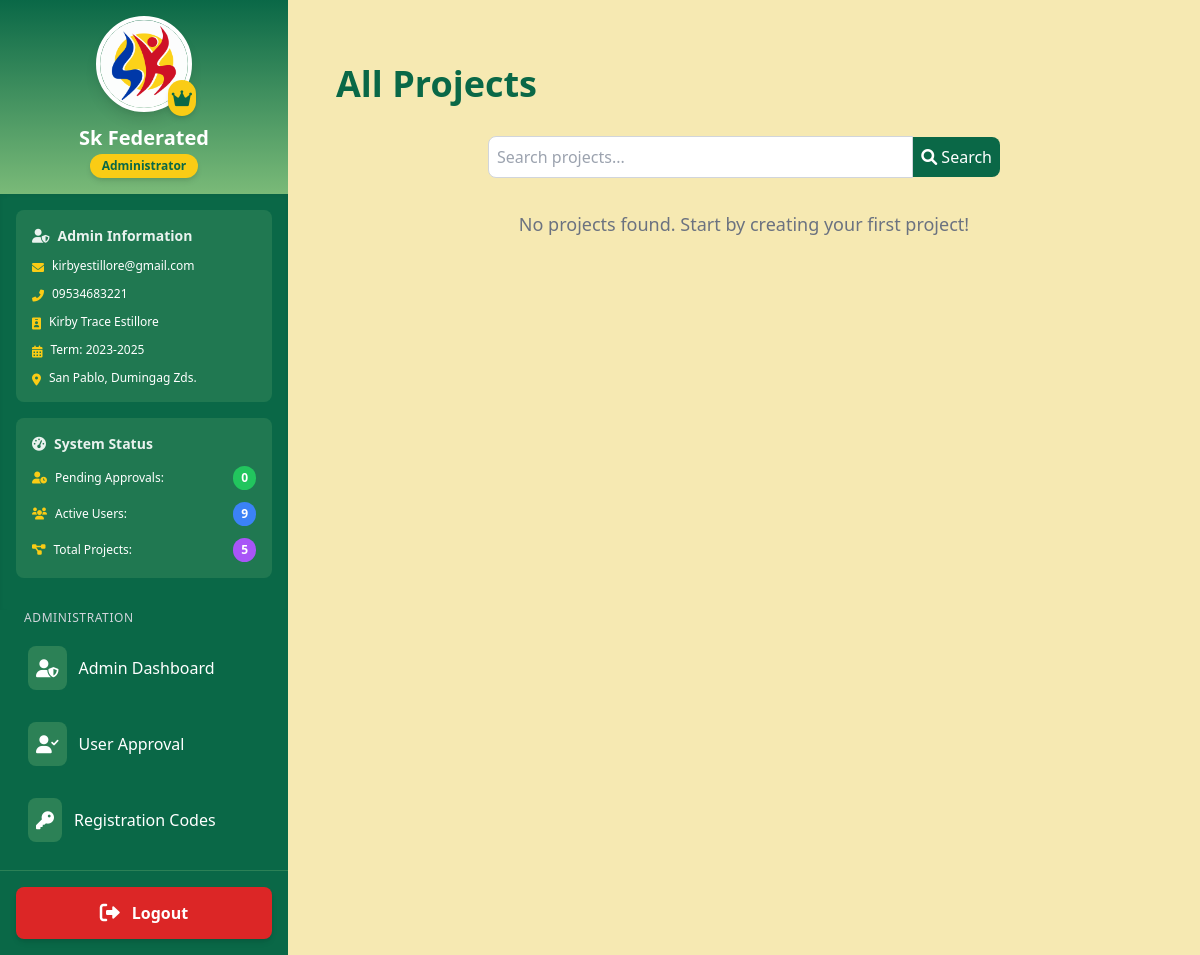
Screenshot of /projects/ (signed in) with the database file from the repository.
### sk_project/models.py (models this page shows, shortened)
class User(AbstractUser):
    is_chairman = models.BooleanField(default=False)
    profile_picture = models.ImageField(upload_to='profile_pics/', default='profile_pics/default_avatar.png', blank=True)
    logo = models.ImageField(upload_to='logos/', null=True)
    address = models.TextField(blank=True, null=True)
    contact_number = models.CharField(max_length=15, blank=True, null=True)
    date_of_birth = models.DateField(null=True)
    GENDER_CHOICES = [
        ('male', 'Male'),
        ('female', 'Female'),
        ('other', 'Other')
    ]
    gender = models.CharField(max_length=10, choices=GENDER_CHOICES, null=True)
    term_of_office = models.CharField(max_length=20, null=True, help_text='Term of office (e.g., 2023-2026)')
    is_approved = models.BooleanField(default=False, help_text='Designates whether this user has been approved by an admin.')
    groups = models.ManyToManyField(
        Group,
        verbose_name=_('groups'),
        blank=True,
        help_text=_(
            'The groups this user belongs to. A user will get all permissions '
            'granted to each of their groups.'
        ),
        related_name='sk_user_set',
        related_query_name='sk_user',
    )
    user_permissions = models.ManyToManyField(
        Permission,
        verbose_name=_('user permissions'),
        blank=True,
        help_text=_('Specific permissions for this user.'),
        related_name='sk_user_set',
        related_query_name='sk_user',
    )

### sk_project/views.py (the view)
# urls.py: path('projects/', views.all_projects, name='all_projects'),
def all_projects(request):
    search_query = request.GET.get('search', '')
    projects = Project.objects.filter(chairman=request.user).annotate(
    total_expenses=models.Sum('expenses__amount')
)
    if search_query:
        projects = projects.filter(
            Q(name__icontains=search_query) |
            Q(description__icontains=search_query)
        )
    context = {
        'projects': projects,
        'search_query': search_query,
    }
    return render(request, 'all_projects.html', context)

### sk_project/context_processors.py (called while the page is built)
def user_info(request):
    context = {}
    if request.user.is_authenticated:
        context['user_address'] = request.user.address
        context['user_contact_number'] = request.user.contact_number
        context['user_term_of_office'] = request.user.term_of_office
        print(f"Context processor - User: {request.user.username}, Address: {request.user.address}")
        if request.user.is_superuser:
            context['pending_approvals_count'] = User.objects.filter(is_approved=False, is_superuser=False).count()
            context['active_users_count'] = User.objects.filter(is_approved=True, is_superuser=False).count()
            context['all_projects'] = Project.objects.all()
        else:
            context['all_projects'] = Project.objects.filter(chairman=request.user)
    return context

### templates/all_projects.html (shortened to what this page needs)
{% extends 'base.html' %}
{% load humanize %}
{% block content %}
    <div class="container mx-auto px-4 py-8">
        <h1 class="text-4xl font-bold text-tertiary mb-8 animate-fade-in">All Projects</h1>
        <form method="GET" action="{% url 'all_projects' %}" class="mb-8">
            <div class="flex items-center max-w-lg mx-auto">
                <input type="text" name="search" placeholder="Search projects..." value="{{ request.GET.search }}" class="flex-grow p-2 border border-gray-300 rounded-l-lg focus:outline-none focus:ring-2 focus:ring-tertiary">
                <button type="submit" class="bg-tertiary text-white p-2 rounded-r-lg hover:bg-quaternary transition duration-300">
                    <i class="fas fa-search"></i> Search
                </button>
            </div>
        </form>
        <div class="grid grid-cols-1 md:grid-cols-2 lg:grid-cols-3 gap-8">
            {% for project in projects %}
                <div class="bg-white rounded-lg shadow-lg overflow-hidden transition-all duration-300 hover:shadow-xl hover:-translate-y-1 animate-fade-in" style="animation-delay: {{ forloop.counter|add:1|stringformat:'d'}}00ms;">
                    <div class="bg-tertiary text-white p-4">
                        <h2 class="text-xl font-semibold">{{ project.name }}</h2>
                    </div>
                    <div class="p-6">
                        <p class="text-gray-600 mb-4">{{ project.description|truncatechars:100 }}</p>
                        <div class="grid grid-cols-2 gap-4 text-sm mb-4">
                            <div>
                                <p class="font-semibold text-tertiary"><i class="fas fa-money-bill-wave mr-2"></i>Budget</p>
                                <p>₱{{ project.budget|intcomma }}</p>
                            </div>
                            <div>
                                <p class="font-semibold text-tertiary"><i class="fas fa-receipt mr-2"></i>Expenses</p>
                                <p>₱{{ project.total_expenses|intcomma }}</p>
                            </div>
                            <div>
                                <p class="font-semibold text-tertiary"><i class="fas fa-calendar-alt mr-2"></i>Start Date</p>
                                <p>{{ project.start_date }}</p>
                            </div>
                            <div>
                                <p class="font-semibold text-tertiary"><i class="fas fa-flag-checkered mr-2"></i>End Date</p>
                                <p>{{ project.end_date }}</p>
                            </div>
                        </div>
                        <div class="flex justify-between items-center mt-4">
                            <a href="{% url 'project_detail' project.id %}" class="bg-tertiary text-white px-4 py-2 rounded-full hover:bg-quaternary transition duration-300">
                                <i class="fas fa-eye mr-2"></i>View Details
                            </a>
                            <a href="{% url 'project_accomplishment_report' project.id %}" class="bg-primary text-tertiary px-4 py-2 rounded-full hover:bg-secondary transition duration-300">
                                <i class="fas fa-file-alt mr-2"></i>Accomplishment Report
                            </a>
                        </div>
                    </div>
                </div>
            {% empty %}
                <p class="col-span-3 text-center text-gray-500 text-lg animate-fade-in">No projects found. {% if search_query %}Try a different search term or {% endif %}Start by creating your first project!</p>
            {% endfor %}
        </div>
    </div>
{% endblock %}

### templates/base.html (shortened to what this page needs)
<!DOCTYPE html>
<html lang="en">
    {% load static %}
    <head>
        <script src="https://cdn.tailwindcss.com"></script>
        <link href="https://cdnjs.cloudflare.com/ajax/libs/font-awesome/6.0.0-beta3/css/all.min.css" rel="stylesheet">
    </head>
    <body class="bg-secondary min-h-screen">
        <div class="flex flex-col lg:flex-row min-h-screen pt-16 lg:pt-0">
            <aside id="sidebar" class="hidden lg:flex w-full lg:w-72 bg-tertiary text-white flex-col fixed lg:sticky top-0 left-0 h-full z-40 lg:z-0 overflow-y-auto transition-all duration-300 transform -translate-x-full lg:translate-x-0">
                {% if user.is_superuser %}
                <div class="p-4 flex flex-col items-center bg-gradient-to-b from-tertiary to-quaternary">
                    <a href="{% url 'edit_profile' %}" class="mb-3 relative cursor-pointer group">
                        <div class="relative">
                            {% if user.logo %}
                                <img src="{{ user.logo.url }}" alt="Organization Logo" class="w-20 h-20 md:w-24 md:h-24 rounded-full border-4 border-white shadow-lg group-hover:border-primary transition-all duration-200">
                            {% elif user.profile_picture %}
                                <img src="{{ user.profile_picture.url }}" alt="Admin Profile" class="w-20 h-20 md:w-24 md:h-24 rounded-full border-4 border-white shadow-lg group-hover:border-primary transition-all duration-200">
                            {% else %}
                                <img src="{% static 'img/drr.png' %}" alt="Default Admin Profile" class="w-20 h-20 md:w-24 md:h-24 rounded-full border-4 border-white shadow-lg group-hover:border-primary transition-all duration-200">
                            {% endif %}
                            <div class="absolute -bottom-1 -right-1 bg-yellow-400 text-tertiary p-1 rounded-full shadow-md">
                                <i class="fas fa-crown text-lg"></i>
                            </div>
                        </div>
                        <div class="absolute inset-0 flex items-center justify-center bg-black bg-opacity-0 group-hover:bg-opacity-30 rounded-full transition-all duration-300">
                        </div>
                    </a>
                    <div class="text-center">
                        <h2 class="text-xl font-bold text-white">Sk Federated</h2>
                        <div class="inline-block px-3 py-1 bg-yellow-400 text-tertiary text-xs font-bold rounded-full shadow-md">
                            Administrator
                        </div>
                    </div>
                </div>
                <div class="p-4 bg-tertiary shadow-inner">
                    <div class="bg-quaternary/20 rounded-lg p-4 mb-4">
                        <h3 class="text-sm font-semibold text-white/90 mb-3 flex items-center">
                            <i class="fas fa-user-shield mr-2"></i> Admin Information
                        </h3>
                        <div class="space-y-3 text-xs">
                            <div class="flex items-start">
                                <i class="fas fa-envelope mt-1 mr-2 text-yellow-400"></i>
                                <span>{{ user.email }}</span>
                            </div>
                            <div class="flex items-start">
                                <i class="fas fa-phone-alt mt-1 mr-2 text-yellow-400"></i>
                                <span>{{ user_contact_number|default:user.contact_number|default:"No contact number" }}</span>
                            </div>
                            <div class="flex items-start">
                                <i class="fas fa-id-badge mt-1 mr-2 text-yellow-400"></i>
                                <span>{{ user.get_full_name }}</span>
                            </div>
                            <div class="flex items-start">
                                <i class="fas fa-calendar-alt mt-1 mr-2 text-yellow-400"></i>
                                <span>Term: {{ user_term_of_office|default:user.term_of_office|default:"Not specified" }}</span>
                            </div>
                            <div class="flex items-start">
                                <i class="fas fa-map-marker-alt mt-1 mr-2 text-yellow-400"></i>
                                <span>{{ user_address|default:user.address|default:"No address provided" }}</span>
                            </div>
                        </div>
                    </div>
                    <div class="bg-quaternary/20 rounded-lg p-4 mb-4">
                        <h3 class="text-sm font-semibold text-white/90 mb-3 flex items-center">
                            <i class="fas fa-tachometer-alt mr-2"></i> System Status
                        </h3>
                        <div class="space-y-3">
                            <div class="flex justify-between items-center text-xs">
                                <div class="flex items-center">
                                    <i class="fas fa-user-clock mr-2 text-yellow-400"></i>
                                    <span>Pending Approvals:</span>
                                </div>
                                {% if pending_approvals_count and pending_approvals_count > 0 %}
                                <span class="bg-red-500 text-white text-xs font-bold px-2 py-1 rounded-full">{{ pending_approvals_count }}</span>
                                {% else %}
                                <span class="bg-green-500 text-white text-xs font-bold px-2 py-1 rounded-full">0</span>
                                {% endif %}
                            </div>
                            <div class="flex justify-between items-center text-xs">
                                <div class="flex items-center">
                                    <i class="fas fa-users mr-2 text-yellow-400"></i>
                                    <span>Active Users:</span>
                                </div>
                                <span class="bg-blue-500 text-white text-xs font-bold px-2 py-1 rounded-full">{{ active_users_count|default:"0" }}</span>
                            </div>
                            <div class="flex justify-between items-center text-xs">
                                <div class="flex items-center">
                                    <i class="fas fa-project-diagram mr-2 text-yellow-400"></i>
                                    <span>Total Projects:</span>
                                </div>
                                <span class="bg-purple-500 text-white text-xs font-bold px-2 py-1 rounded-full">{{ all_projects|length|default:"0" }}</span>
                            </div>
                        </div>
                    </div>
                </div>
                <nav class="flex-grow px-3">
                    <div class="mb-4">
                        <h3 class="text-xs uppercase tracking-wider text-gray-300 px-3 mb-2">Administration</h3>
                        <a href="{% url 'admin_dashboard' %}" class="block py-3 px-4 hover:bg-quaternary transition-colors duration-200  rounded-lg mb-2 flex items-center group">
                            <div class="bg-quaternary/30 p-2 rounded-lg mr-3 group-hover:bg-quaternary/50 transition-colors duration-200">
                                <i class="fas fa-user-shield text-lg"></i>
                            </div>
                            <span class="text-base">Admin Dashboard</span>
                        </a>
                        <a href="{% url 'user_approval' %}" class="block py-3 px-4 hover:bg-quaternary transition-colors duration-200  rounded-lg mb-2 flex items-center group">
                            <div class="bg-quaternary/30 p-2 rounded-lg mr-3 group-hover:bg-quaternary/50 transition-colors duration-200">
                                <i class="fas fa-user-check text-lg"></i>
                            </div>
                            <span class="text-base">User Approval</span>
                        </a>
                        <a href="{% url 'generate_registration_code' %}" class="block py-3 px-4 hover:bg-quaternary transition-colors duration-200  rounded-lg mb-2 flex items-center group">
                            <div class="bg-quaternary/30 p-2 rounded-lg mr-3 group-hover:bg-quaternary/50 transition-colors duration-200">
                                <i class="fas fa-key text-lg"></i>
                            </div>
                            <span class="text-base">Registration Codes</span>
                        </a>
                    </div>
                </nav>
                {% endif %}
                <div class="p-4 mt-auto border-t border-quaternary/30">
                    <a href="{% url 'logout' %}" class="block py-3 px-6 bg-red-600 text-white rounded-lg hover:bg-red-700 transition-colors duration-200 text-center flex items-center justify-center shadow-md">
                        <i class="fas fa-sign-out-alt mr-3 text-xl"></i> <span class="text-base font-semibold">Logout</span>
                    </a>
                </div>
            </aside>
            <main class="flex-1 p-4 md:p-6 lg:p-8 overflow-y-auto">
                {% block content %}
                {% endblock %}
            </main>
        </div>
    </body>
</html>

### rows the page displays
User: logo (picture), email "kirbyestillore@gmail.com", contact_number "09534683221", get_full_name "Kirby Trace Estillore", term_of_office "2023-2025", address "San Pablo, Dumingag Zds."

### other values shown
{{ active_users_count|default:"0" }} "9"
{{ all_projects|length|default:"0" }} "5"
